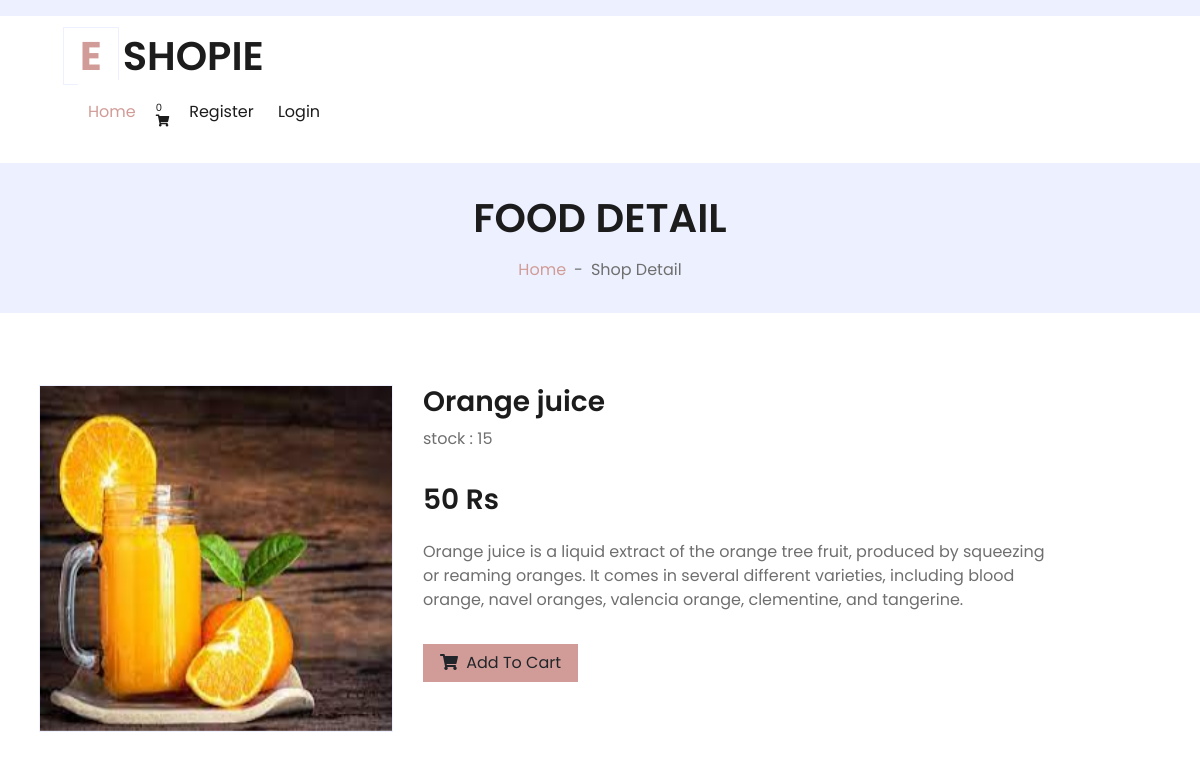
The page /juices/orange-juice on the database its author committed.
### shop/models.py (models this page shows, shortened)
class product(models.Model):
    name=models.CharField(max_length=250,unique=True)
    slug=models.CharField(max_length=250,unique=True)
    img=models.ImageField(upload_to='product_img')
    desc=models.TextField()
    stock=models.IntegerField()
    available=models.BooleanField(default=False)
    price=models.IntegerField()
    category=models.ForeignKey(categ,on_delete=models.CASCADE)

### shop/views.py (the view)
# urls.py: path('<slug:c_slug>/<slug:product_slug>',views.prod_details,name='details'),
def prod_details(request,c_slug,product_slug):
    try:
        prod=product.objects.get(category__slug=c_slug,slug=product_slug)
    except Exception as e:
        raise e
    return render(request,'detail1.html',{'pr':prod})

### cart/context_processor.py (called while the page is built)
def count(request):
    item_count=0
    if 'admin' in request.path:
        return{}
    else:
        try:
            ct=cart_list.objects.filter(cart_id=c_id(request))
            cti=items.objects.all().filter(cart=ct[:1])
            for c in cti:
                item_count=c.quantity
        except cart_list.DoesNotExist:
            item_count=0
    return dict(itc=item_count)

### cart/views.py (called while the page is built)
def c_id(request):
    ct_id=request.session.session_key
    if not ct_id:
        ct_id=request.session.create()
    return ct_id

### templates/detail1.html (shortened to what this page needs)
{% extends 'base.html' %}
{% load static %}
{% block content %}
<html lang="en">
<body>
    <div class="container-fluid bg-secondary mb-5">
        <div class="d-flex flex-column align-items-center justify-content-center" style="min-height: 150px">
            <h1 class="font-weight-semi-bold text-uppercase mb-3">Food Detail</h1>
            <div class="d-inline-flex">
                <p class="m-0"><a href="/">Home</a></p>
                <p class="m-0 px-2">-</p>
                <p class="m-0">Shop Detail</p>
            </div>
        </div>
    </div>
    <div class="container-fluid py-4">
        <div class="row px-xl-4">
            <div class="col-lg-4 pb-4">
                <div id="product-carousel" class="carousel slide" data-ride="carousel">
                    <div class="carousel-inner border">
                        <div class="carousel-item active">
                            <img class="w-100 h-100" src="{{pr.img.url}}" alt="Image" >
                        </div>
                    </div>
                </div>
            </div>
            <div class="col-lg-7 pb-5">
                <h3 class="font-weight-semi-bold">{{pr.name}}</h3>
                <div class="d-flex mb-3">
                    <p>stock : {{pr.stock}}</p>
                </div>
                <h3 class="font-weight-semi-bold mb-4">{{pr.price}} Rs</h3>
                <p class="mb-4">{{pr.desc}}</p>
                <div class="d-flex align-items-center mb-4 pt-2">
                    {% if pr.stock <= 0 %}
                                    <br><h4 style="color:red">Sorry..No stock left</h4>
                             {% else %}
                    <a href="{% url 'addcart' pr.id %}">
                    <button class="btn btn-primary px-3" ><i class="fa fa-shopping-cart mr-1" ></i> Add To Cart</button></a>
                    {% endif %}
                </div>
            </div>
        </div>
    </div>
</body>
</html>
{% endblock %}

### rows shown on the page
product: img (picture), name "Orange juice", stock "15", price "50", desc "Orange juice is a liquid extract of the orange tree fruit, produced by squeezing or reaming oranges. It comes in several different varieties, including blood orange, navel oranges, valencia orange, clementine, and tangerine."

### other values the page prints
{{ itc }} "0"
